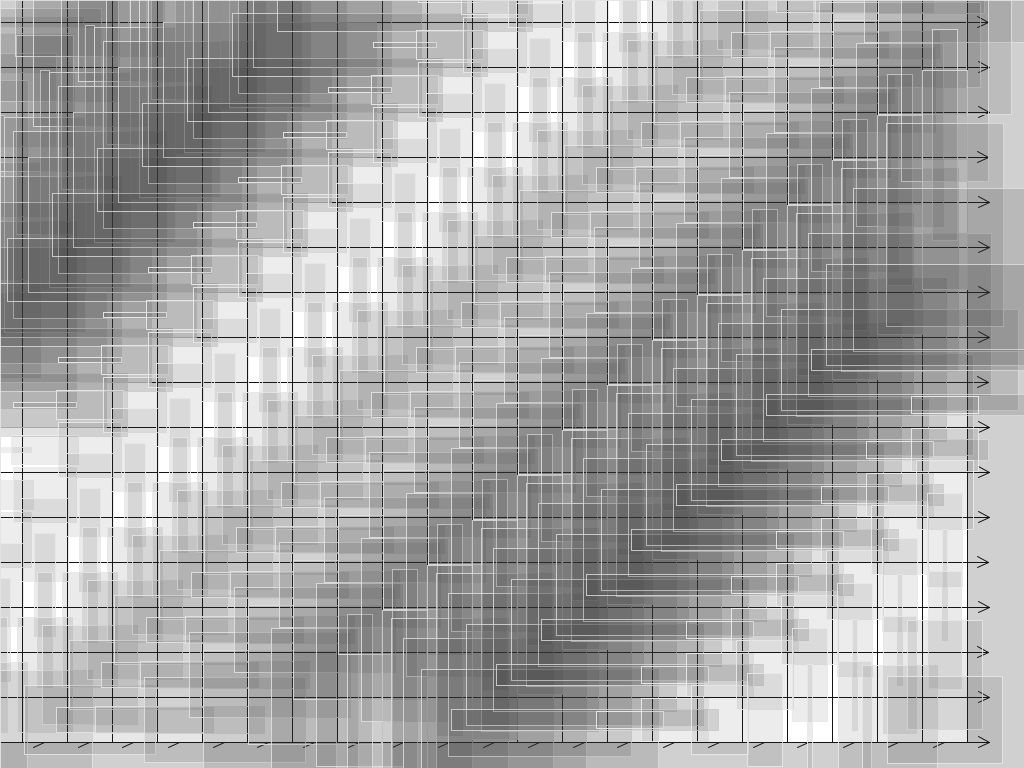
Frame 1 (no input)
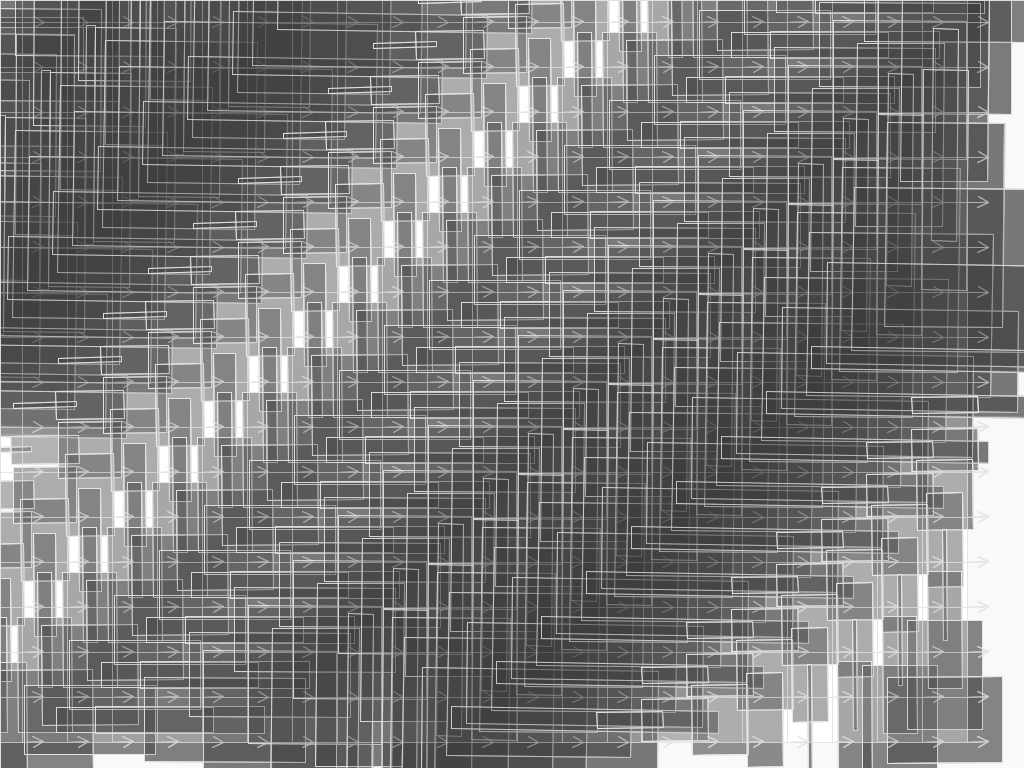
Frame 60 (the mouse pressed at the canvas centre just before this capture)
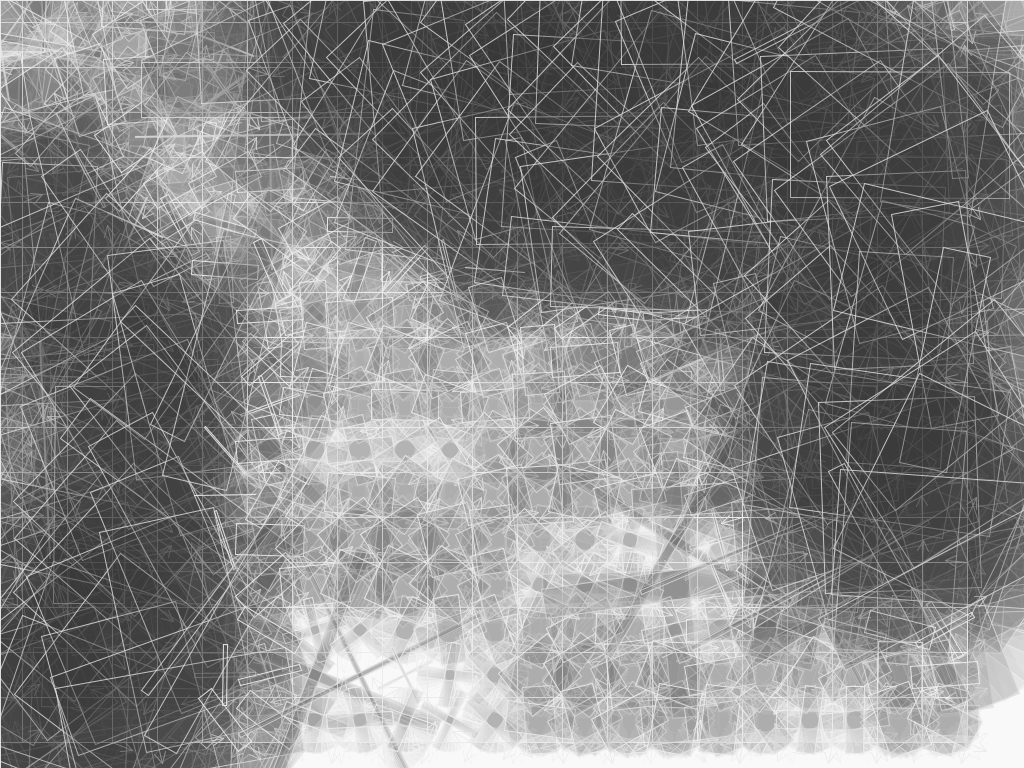
Frame 120 (the mouse held since frame 60 and released just before this capture)

The Processing sketch that drew these frames (run headless with seeded random() and noise(); from frame 60 on, the mouse is pressed at the canvas centre):

// Processing sketch: sketch_170224d_vector_field_lookup
// ── sketch_170224d_vector_field_lookup.pde
/* jstephens
 NOC gungfu - prep for ecpc project
 create simplest vector field 
 */

FlowField grid;
boolean showField;

PVector loc;
PVector cellVector;
PVector mouseLoc;

void setup() {
  size(1024, 768);
  showField = true;
  rectMode(CENTER);
  //size(640, 480);
  //background(0);
  grid = new FlowField(45);

  showInstructions();

  loc = new PVector(random(width), random(height));
  cellVector = new PVector(0, 0);
}



void draw() {
  //background(255);
  //fill(255);
  if (showField) grid.displayField();

  /*
  //////////////////////////////////
  // test lookup
  cellVector = grid.lookup(loc);
  triangle(0, 0, 30, 10, 0, 20);
  pushMatrix();
  translate(loc.x, loc.y);
  rotate(cellVector.heading2D());
  fill(255, 0, 0);
  triangle(0, 0, 30, 10, 0, 20);
  popMatrix();
  //////////////////////////////////
  */
  grid.squareRotate();
  fill(255,20);
  rect(width/2,height/2,width,height);
}












// toggle showField
void keyPressed() {
  if (key == ' ') {
    showField = !showField;
  }
}

void mousePressed() {
  grid.noiseInit();
  grid.squareRotate();
  println(loc.x, loc.y);
  println(cellVector.x);

  loc = new PVector(random(width), random(height));
}

void showInstructions() {
  println("--keyboard controls--");
  println("toggle showField: space bar");
}
// ── FlowField.pde
class FlowField {

  PVector[][] field;
  int cols;
  int rows;
  int resolution;

  float arrowsize = 4;
  PVector squareLoc;
  PVector squareRot;
  
  float rot, speed;

  FlowField(int r) {
    resolution =  r;

    cols = width/resolution;
    rows = height/resolution;

    field = new PVector[cols][rows];

    squareLoc = new PVector(0, 0);
    squareRot = new PVector(0,0);
    
    rot = 0.0;
    speed = 0.01;

    init();
  }

  void init() {
    for (int i = 0; i < cols; i++) {
      for (int j=0; j<rows; j++) {

        //// VECTOR FROM: CELL LOCATION
        float theta = map(i+j, 0, cols+rows, -TWO_PI, TWO_PI);
        field[i][j]   = new PVector(cos(theta), sin(theta));

        //// VECTOR FROM: RANDOM
        //field[i][j] = new PVector(random(-2, 2), random(-2, 2));
      }
    }
  }

  void noiseInit() {

    noiseSeed((int)random(10000));

    float xoff = 0;
    for (int i = 0; i < cols; i++) {
      float yoff = 0;
      for (int j=0; j<rows; j++) {

        //// VECTOR FROM: NOISE OFFSET FROM LOCATTION
        float theta = map(noise(xoff, yoff), 0, 1, 0, TWO_PI);
        field[i][j]   = new PVector(cos(theta), sin(theta));

        yoff += 0.1;
      }
      xoff += 0.1;
    }
  }

  /////////////////////////////////////////////////////////////////////////////
  void displayField() {
    for (int i = 0; i < cols; i++) {
      for (int j=0; j<rows; j++) {
        drawVector(field[i][j], i*resolution, j*resolution, resolution/2);
      }
    }
  }

  void drawVector(PVector v, float x, float y, float scaleArrow) {
    pushMatrix();
    translate(x, y);
    // draw cell
    rect(0, 0, resolution, resolution);
    // shift vector arrow to center of each cell
    translate(resolution/2, resolution/2);
    rotate(v.heading2D()*rot);
    // calc length of vector and draw it at the center of each cell
    float cellVectorLength = v.mag()*scaleArrow;    ///////DEBUG: optimize v.mag
    cellVectorLength = constrain(cellVectorLength, 0, resolution/2);
    // draw arrow
    line(0, 0, cellVectorLength, 0);
    line(cellVectorLength, 0, cellVectorLength/2, cellVectorLength/4);
    line(cellVectorLength, 0, cellVectorLength/2, -cellVectorLength/4);
    popMatrix();
    
  }
  /////////////////////////////////////////////////////////////////////////////



  PVector lookup(PVector vehicleLocation) {
    /* lookup() 
     * allows vehicles to ask the flowfield for the vector of a particular x,y location
     1. derive cell's [col][row] location from vehicle's (x,y) screen location
     2. constrain the col row to the grid boundary
     */
    int column = int(constrain(vehicleLocation.x/resolution, 0, cols-1));
    int row    = int(vehicleLocation.y/resolution);
    //column     = constrain(column, 0, cols-1);      // contrain to cell boundaries
    row        = constrain(row, 0, rows-1);
    return field[column][row].get();                  // use .get() to return a COPY
  }


  void squareRotate() {
    speed = map(mouseX,0,width, .0001, 1);
    for (int i = 0; i < cols; i++) {
      for (int j=0; j<rows; j++) {
        squareLoc.x = i*resolution;
        squareLoc.y = j*resolution;
        squareRot = lookup(squareLoc);
        float theta  = squareRot.heading2D();
        float radius = map(theta, -PI, PI, 20, 90);
        float strokeTheta = map(theta, -PI, PI, 20, 40);
        //println(theta);
        fill(strokeTheta, strokeTheta);
        stroke(255-strokeTheta, 255-strokeTheta);
        pushMatrix(); 
        translate(squareLoc.x, squareLoc.y);
        //rotate(theta);
        float dir = (map(theta, -PI, PI, 1, -1));
        //if (dir<0) rot*=-1;
        rotate(squareRot.heading2D()*rot);
        //rect(0,0, radius, radius);
        rect(0, 0, radius*cos(theta)*3, radius*sin(theta)*3);
        //rect(0, 0, (radius*cos(theta))*theta*1.2, (radius*sin(theta))*theta*1.2);
        popMatrix();
        
        //drawVector(field[i][j], i*resolution, j*resolution, resolution/2);
      }
    }
    rot += speed;
  }
}









/*
    //////////
 float theta = map(i_+j_, 0, cols+rows, -TWO_PI, TWO_PI);
 float alpha = map(i_+j_, 0, cols+rows, -255, 255);
 float radius = map(alpha, -255, 255, -20, 40);
 //stroke(255);
 //noFill();
 stroke(alpha, 255-alpha);
 fill(alpha, alpha-255);
 /////////////////
 
 pushMatrix();
 translate(x, y);
 //rotate(v.heading2D());
 rotate(grow*sin(theta));
 
 //rect(0, 0, (resolution*theta+radius*2+resolution)/cos(theta), (resolution*theta+radius*2+resolution)/sin(theta));
 
 rect(0, 0, resolution*theta+radius*2+(resolution*cos(theta)), resolution*theta+radius*2+(resolution*sin(theta)));
 
 
 rect(0, 0, resolution*theta+radius*2+resolution, resolution*theta+radius*2+resolution);
 //rect(0, 0, 60*v.x+radius*theta, 60*v.y+radius);
 
 //ellipse(0,0, theta*25, theta*25);
 
 popMatrix();
 //translate(0,0);
 //translate(width/2, height/2);
 //rotate(grow);
 //rotate(v.heading2D());
 //translate(0,0);
 grow += speed;
 //speed +=speed;
 */
